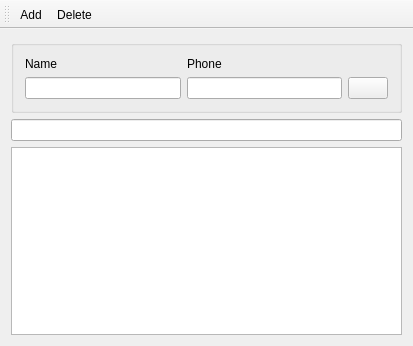
<?xml version="1.0" encoding="UTF-8"?>
<ui version="4.0">
 <class>MainWindow</class>
 <widget class="QMainWindow" name="MainWindow">
  <property name="geometry">
   <rect>
    <x>0</x>
    <y>0</y>
    <width>413</width>
    <height>346</height>
   </rect>
  </property>
  <property name="windowTitle">
   <string>Master Finder</string>
  </property>
  <property name="whatsThis">
   <string>This is a simple app to search through a database efficiently</string>
  </property>
  <widget class="QWidget" name="centralWidget">
   <layout class="QVBoxLayout" name="verticalLayout_3">
    <item>
     <widget class="QGroupBox" name="groupBox">
      <property name="enabled">
       <bool>true</bool>
      </property>
      <property name="title">
       <string/>
      </property>
      <layout class="QHBoxLayout" name="horizontalLayout_2">
       <item>
        <layout class="QVBoxLayout" name="verticalLayout">
         <item>
          <widget class="QLabel" name="nameLabel">
           <property name="text">
            <string>Name</string>
           </property>
          </widget>
         </item>
         <item>
          <widget class="QLineEdit" name="nameLineEdit"/>
         </item>
        </layout>
       </item>
       <item>
        <layout class="QVBoxLayout" name="verticalLayout_2">
         <item>
          <widget class="QLabel" name="phoneLabel">
           <property name="text">
            <string>Phone</string>
           </property>
          </widget>
         </item>
         <item>
          <widget class="QLineEdit" name="phoneLineEdit"/>
         </item>
        </layout>
       </item>
       <item>
        <layout class="QVBoxLayout" name="verticalLayout_4">
         <item>
          <spacer name="verticalSpacer">
           <property name="orientation">
            <enum>Qt::Vertical</enum>
           </property>
           <property name="sizeHint" stdset="0">
            <size>
             <width>20</width>
             <height>20</height>
            </size>
           </property>
          </spacer>
         </item>
         <item>
          <widget class="QPushButton" name="pushButton">
           <property name="text">
            <string/>
           </property>
           <property name="icon">
            <iconset resource="icons.qrc">
             <normaloff>:/new/icons/add2_256.png</normaloff>:/new/icons/add2_256.png</iconset>
           </property>
           <property name="shortcut">
            <string>Return</string>
           </property>
          </widget>
         </item>
        </layout>
       </item>
      </layout>
     </widget>
    </item>
    <item>
     <layout class="QHBoxLayout" name="horizontalLayout">
      <item>
       <widget class="QLineEdit" name="searchLineEdit">
        <property name="toolTip">
         <string>search by phone or name</string>
        </property>
        <property name="text">
         <string/>
        </property>
       </widget>
      </item>
     </layout>
    </item>
    <item>
     <layout class="QHBoxLayout" name="horizontalLayout_3">
      <item>
       <widget class="QTableView" name="tableView"/>
      </item>
     </layout>
    </item>
   </layout>
  </widget>
  <widget class="QToolBar" name="mainToolBar">
   <property name="layoutDirection">
    <enum>Qt::LeftToRight</enum>
   </property>
   <property name="movable">
    <bool>true</bool>
   </property>
   <property name="toolButtonStyle">
    <enum>Qt::ToolButtonIconOnly</enum>
   </property>
   <property name="floatable">
    <bool>true</bool>
   </property>
   <attribute name="toolBarArea">
    <enum>TopToolBarArea</enum>
   </attribute>
   <attribute name="toolBarBreak">
    <bool>false</bool>
   </attribute>
   <addaction name="actionAdd"/>
   <addaction name="actionDelete"/>
  </widget>
  <action name="actionAdd">
   <property name="icon">
    <iconset resource="icons.qrc">
     <normaloff>:/new/icons/arrow-down-c.png</normaloff>:/new/icons/arrow-down-c.png</iconset>
   </property>
   <property name="text">
    <string>Add</string>
   </property>
   <property name="toolTip">
    <string>show / hide add</string>
   </property>
   <property name="shortcut">
    <string>Down</string>
   </property>
  </action>
  <action name="actionDelete">
   <property name="icon">
    <iconset resource="icons.qrc">
     <normaloff>:/new/icons/Delete_Icon.png</normaloff>:/new/icons/Delete_Icon.png</iconset>
   </property>
   <property name="text">
    <string>Delete</string>
   </property>
   <property name="toolTip">
    <string>delete a record</string>
   </property>
   <property name="shortcut">
    <string>Del</string>
   </property>
  </action>
 </widget>
 <layoutdefault spacing="6" margin="11"/>
 <resources>
  <include location="icons.qrc"/>
 </resources>
 <connections/>
</ui>
